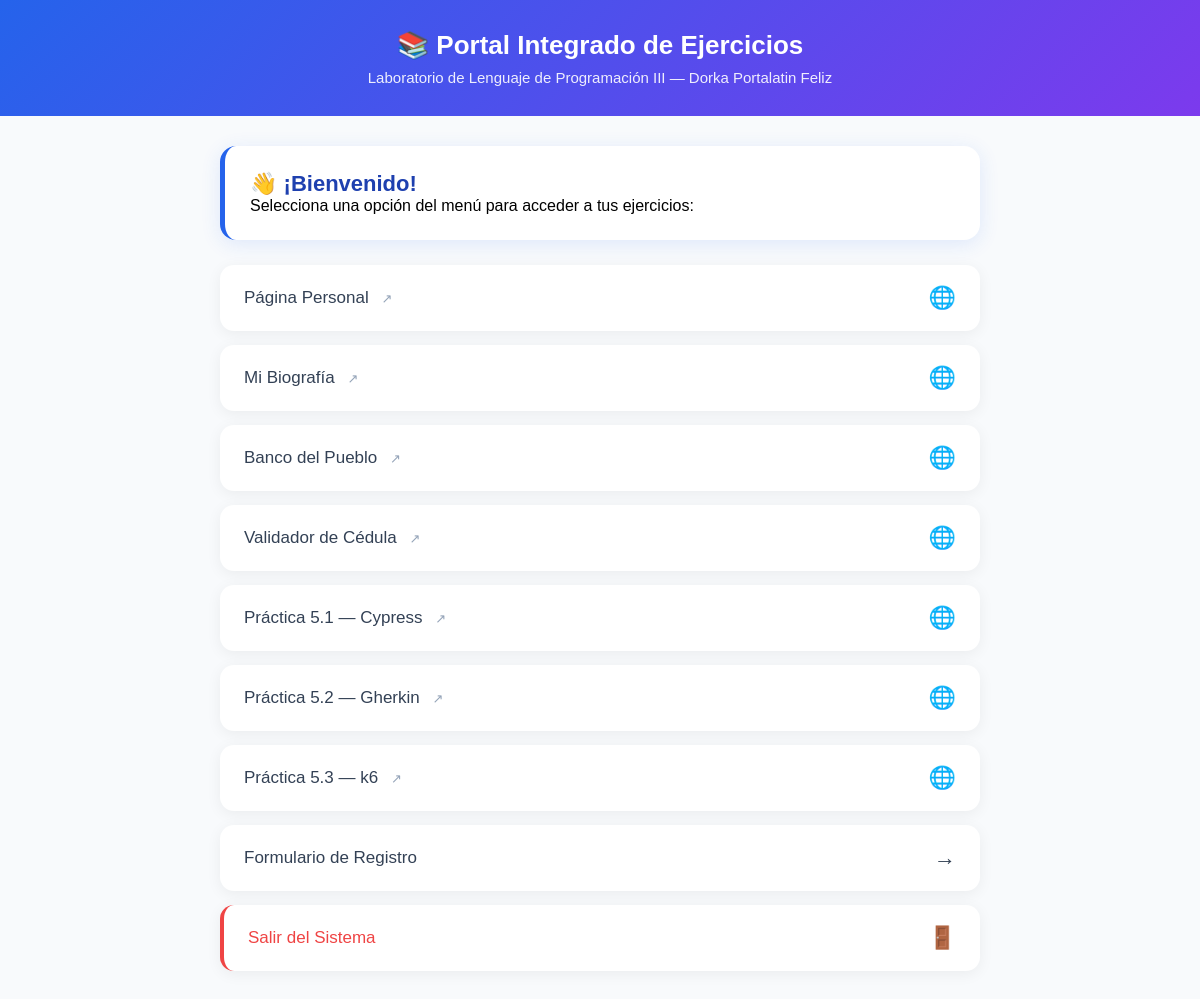
/menu.php (signed in), run on the app's committed database.
### tables this page shows
CREATE TABLE menu (
        id INTEGER PRIMARY KEY AUTOINCREMENT,
        nombre TEXT NOT NULL,
        enlace TEXT NOT NULL,
        orden INTEGER DEFAULT 0
    );

### menu.php (the view, shortened to what this page needs)
<?php include 'config.php';
$stmt = $conexion->query("SELECT * FROM menu ORDER BY orden ASC, nombre ASC");
$menuItems = $stmt->fetchAll(PDO::FETCH_ASSOC);
?>
<!DOCTYPE html>
<html lang="es">
<head>
</head>
<body>
    <div class="header">
        <h1>📚 Portal Integrado de Ejercicios</h1>
        <p>Laboratorio de Lenguaje de Programación III — Dorka Portalatin Feliz</p>
    </div>
    <div class="container">
        <div class="welcome">
            <h2>👋 ¡Bienvenido!</h2>
            <p>Selecciona una opción del menú para acceder a tus ejercicios:</p>
        </div>
        <div class="menu-grid">
            <?php foreach ($menuItems as $item): ?>
                <?php
                $esSalir = strpos(strtolower($item['nombre']), 'salir') !== false;
                $esExterno = strpos($item['enlace'], 'http') === 0;
                ?>
                <a href="<?php echo $item['enlace']; ?>"
                   class="menu-item <?php if ($esSalir) echo 'salir'; ?>"
                   <?php if ($esExterno) echo 'target="_blank"'; ?>>
                    <span class="<?php if ($esExterno && !$esSalir) echo 'externo'; ?>">
                        <?php echo $item['nombre']; ?>
                    </span>
                    <span class="icon"><?php echo $esSalir ? '🚪' : ($esExterno ? '🌐' : '→'); ?></span>
                </a>
            <?php endforeach; ?>
        </div>
    </div>
</body>
</html>

### menu.php (style rules this page uses)
* { margin: 0; padding: 0; box-sizing: border-box; font-family: Arial, sans-serif; }
body { background: #f8fafc; min-height: 100vh; }
.header { background: linear-gradient(135deg, #2563eb 0%, #7c3aed 100%); color: white; padding: 30px; text-align: center; }
.header h1 { font-size: 26px; margin-bottom: 8px; }
.header p { opacity: 0.9; font-size: 15px; }
.container { max-width: 800px; margin: 30px auto; padding: 0 20px; }
.welcome { background: white; padding: 25px; border-radius: 16px; margin-bottom: 25px; box-shadow: 0 4px 20px rgba(37, 99, 235, 0.12); border-left: 5px solid #2563eb; }
.welcome h2 { color: #1e40af; font-size: 22px; }
.menu-grid { display: grid; gap: 14px; }
.menu-item { background: white; padding: 20px 24px; border-radius: 14px; box-shadow: 0 3px 15px rgba(0,0,0,0.06); transition: all 0.3s; text-decoration: none; color: inherit; display: flex; align-items: center; justify-content: space-between; }
.menu-item span { font-size: 17px; font-weight: 500; color: #334155; }
.menu-item .icon { font-size: 22px; }
.salir { border-left: 4px solid #ef4444; }
.salir span { color: #ef4444; }
.externo::after { content: "↗"; font-size: 13px; color: #94a3b8; margin-left: 8px; }

### data on the page
menu: nombre "Página Personal"
menu: nombre "Mi Biografía"
menu: nombre "Banco del Pueblo"
menu: nombre "Validador de Cédula"
menu: nombre "Práctica 5.1 — Cypress"
menu: nombre "Práctica 5.2 — Gherkin"
menu: nombre "Práctica 5.3 — k6"
menu: nombre "Formulario de Registro"
menu: nombre "Salir del Sistema"
